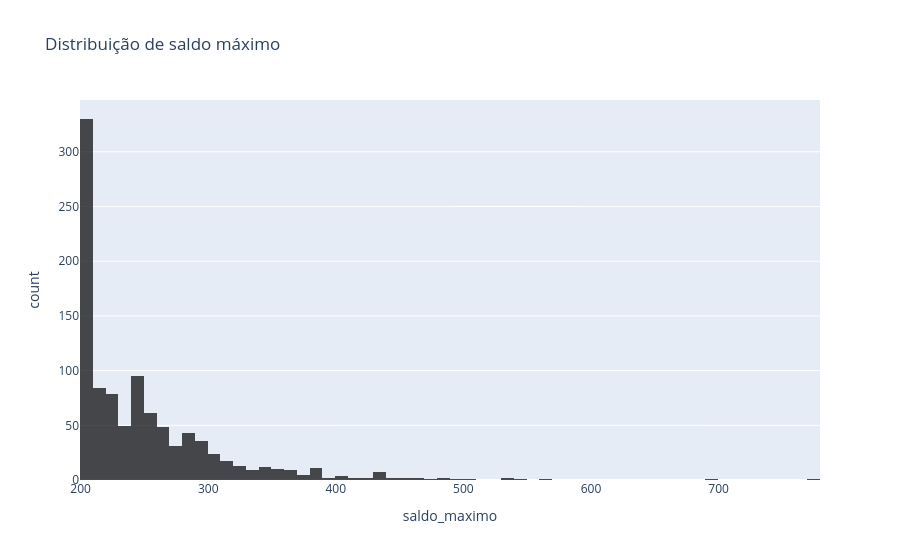

Here is the notebook cell this chart was saved with:
### Code cell
import plotly.express as px

fig = px.histogram(df, x="saldo_maximo", title="Distribuição de saldo máximo", opacity=0.7, color_discrete_sequence=['#000000'])
fig.show()

### Figure 1 — Plotly figure (JSON) as saved in the notebook; plotly's stock layout.template omitted (floating-point values rounded to 4 significant figures; data arrays with more than 128 entries replaced by an {"elided": "..."} marker saying what was removed)
{"data": [{"bingroup": "x", "hovertemplate": "saldo_maximo=%{x}<br>count=%{y}<extra></extra>", "legendgroup": "", "marker": {"color": "#000000", "opacity": 0.7, "pattern": {"shape": ""}}, "name": "", "orientation": "v", "showlegend": false, "type": "histogram", "x": {"elided": "1000 int values"}, "xaxis": "x", "yaxis": "y"}], "layout": {"barmode": "relative", "legend": {"tracegroupgap": 0}, "title": {"text": "Distribuição de saldo máximo"}, "xaxis": {"anchor": "y", "domain": [0, 1], "title": {"text": "saldo_maximo"}}, "yaxis": {"anchor": "x", "domain": [0, 1], "title": {"text": "count"}}}}
